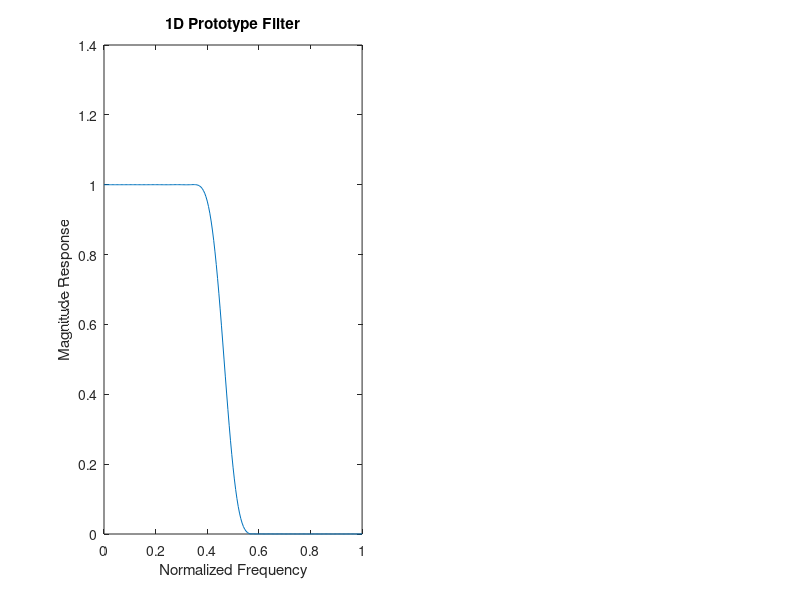

Here is the MATLAB script that generated this plot: (Note: this script raises an error after producing the figure.)
%
% Design of 2D FIR filters by McClellan Transformation techniques
% 1. Fan Type
%
clear all;   % clear workspace
clc;         % clear command window
N = 20; % -20 ~ 20 共41點
theta = 55;
wt = 0.2*pi;
pointw = 200; % 取樣200點
%
%
theta_w = 55 * pi / 180; % 轉成 弳度
if theta <= 45 % theta <= 45 ??
   wup = pi; 
else
    wup = pi / tan(theta_w); % tan()內必須用 弳度
end
deltaw = wup / pointw; % 1D
deltaw1 = pi / pointw; % 2D
%
%
r = zeros(3, 1);
Q = zeros(3, 3);
for iw = 0:pointw
   w1 = iw * deltaw;
   w2 = w1 * tan(theta_w);
   c = [1, -1-cos(w1)*cos(w2), -cos(w1)-cos(w2)]';
   r = r -2*cos(w1)*c;
   Q = Q + c*c';
end
% r = L * r / (pointw + 1);
% Q = L * Q / (pointw + 1);
% L 為線積分長度 但在 inv(Q)*r 會消掉 不影響 T 結果
r = r / (pointw + 1);
Q = Q / (pointw + 1);
T = -0.5 * inv(Q) * r;
%
%
wc = acos(T(1));
t11 = T(2);
t01 = T(3);
t00 = t11;
t10 = 1 + t01;
%
% Design of 1D prototype lowpass filters
%
wp = wc;
ws = wp + wt;
P = zeros(N+1, 1);
Qs = zeros(N+1, N+1);
Qp = zeros(N+1, N+1);
pointp = 0;
points = 0;
for iw = 0:pointw
   w = iw * deltaw1;
   if w <= wp
       pointp = pointp + 1;
       c = zeros(N+1, 1);
       for in = 0:N
           c(in+1) = cos(in*w);
       end
       P = P - 2*c;
       Qp = Qp + c*c';
   elseif w >= ws
       points = points + 1;
       c = zeros(N+1, 1);
       for in = 0:N
           c(in+1) = cos(in*w);
       end
       Qs = Qs + c*c';
   end
end
P = wp * P / pointp;
Qp = wp * Qp / pointp;
Qs = (pi - ws) * Qs / points;
A = -0.5 * inv(Qp+Qs) * P;
%
h = zeros(2*N+1, 1);
h(N+1) = A(1);
h(1:N) = 0.5 * flipud(A(2:N+1)); % flip up doum 反轉整個column vector
h(N+2:2*N+1) = 0.5 * A(2:N+1);
FR = abs(freqz(h, 1, 0:deltaw1:pi));
subplot(1, 2, 1);
plot(0:deltaw1/pi:1,FR);
xlabel('Normalized Frequency');
ylabel('Magnitude Response');
title('1D Prototype Filter');
%
% 繪製 a, b係數轉換表格
%
Tab = zeros(N+1, N+1); % Tab a係數轉b係數
Tab(1, 1) = 1;
Tab(2, 2) = 1;
for in = 2:N
    Tab(in+1, 2:N+1) = 2 * Tab(in, 1:N);
    Tab(in+1,:) = Tab(in+1,:) - Tab(in-1,:);
end
B = zeros(N+1, 1);
for in = 0:N
    B = B + A(in+1) * Tab(in+1,:)';
end
F = zeros(3, 3); % 3 x 3 vector(矩陣)
F(1, 1) = 0.25 * t11;
F(1, 2) = 0.5 * t10;
F(1, 3) = 0.25 * t11;
F(2, 1) = 0.5 * t01;
F(2, 2) = t00;
F(2, 3) = 0.5 * t01;
F(3, 1) = 0.25 * t11;
F(3, 2) = 0.5 * t10;
F(3, 3) = 0.25 * t11;
%
%
h2 = zeros(2*N+1, 2*N+1);
h2(N+1, N+1) = B(1); % 中心點
h2(N:N+2, N:N+2) = h2(N:N+2, N:N+2) + B(2)*F;
FN = F;
for in = 2:N
    FN = conv2(FN, F); % conv2() 二維convolution
    h2(N+1-in:N+1+in, N+1-in:N+1+in) = h2(N+1-in:N+1+in, N+1-in:N+1+in) + B(in+1) * FN; 
end
%
%
FR2 = abs(freqz2(h2, -1:2/100:1, -1:2/100:1));
XX = zeros(101, 101);
for i = 0:100
   XX(:, i+1) = (-1:2/100:1)'; 
end
YY = XX';
subplot(1, 2, 2);
plot3(XX, YY, FR2);
axis([-1, 1, -1, 1, 0, 1.1]);
xlabel('\omega_1');
ylabel('\omega_2');
zlabel('Magnitude Response');
title('2D FIR Filter');

